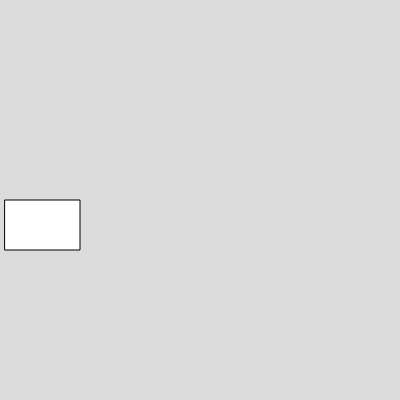
Frame 1 (no input)
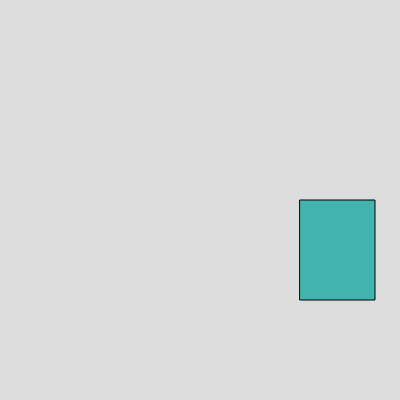
Frame 60 (no input)
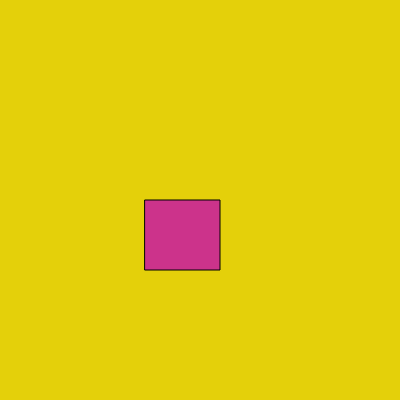
Frame 120 (the mouse pressed at the canvas centre since frame 60)

The p5.js sketch that drew these frames (run headless with seeded random() and noise() and a simulated clock; from frame 60 on, the mouse is pressed at the canvas centre):

// p5.js sketch
// ── sketch.js
// DDM2008 — Activity 2a
// (Mode Switch, 20 min)

let x = 0; // ellipse x-position
let w = 50;
let h = 75;
let bgColor;
let colorArray;

function setup() {
  createCanvas(400, 400);
  bgColor = color(220);
  colorArray = [color("#CC338B"), color("#43B3AE"), color("#E4D00A")];
}

function draw() {
  background(bgColor);

  x += 5;

 if (x > width + w / 2) {
    x = 0;
  }

  // Change circle into rectangle
  rect(x, width / 2, h, w);
  // Change color depending on position
  if (x > width / 5) {
    fill("#CC338B");
    if (x > width / 2) fill("#43B3AE");
  } else {
    fill("#E4D00A");
  }
  // Change height based on position
  if (x > width / 5) {
    w = 70;
    if (x > width / 2) w = 100;
  } else {
    w = 50;
  }
}

// change bg when clicked based on these 3 colors
function mousePressed() {
  bgColor = random(colorArray);
}
